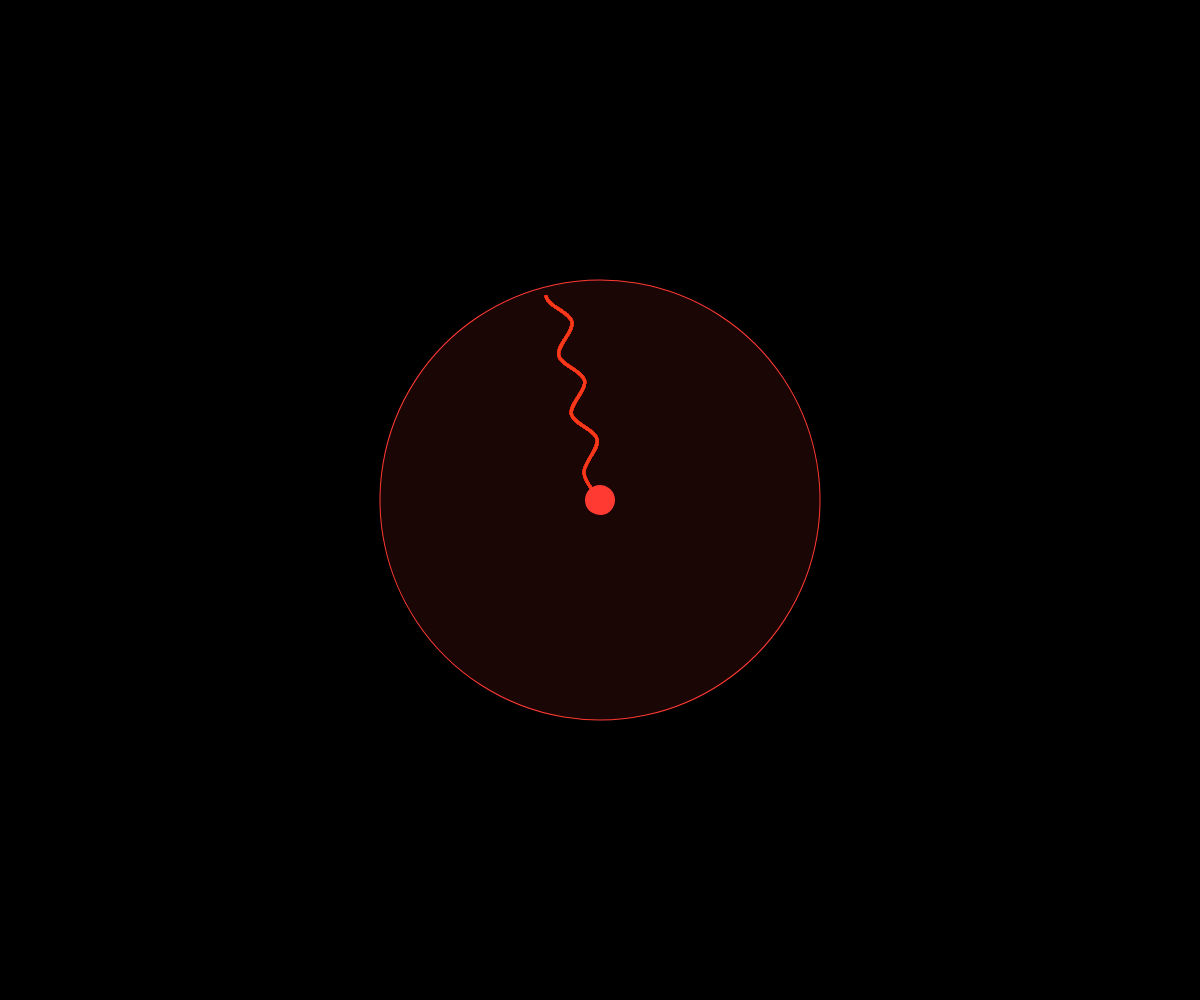
Frame 1 (no input)
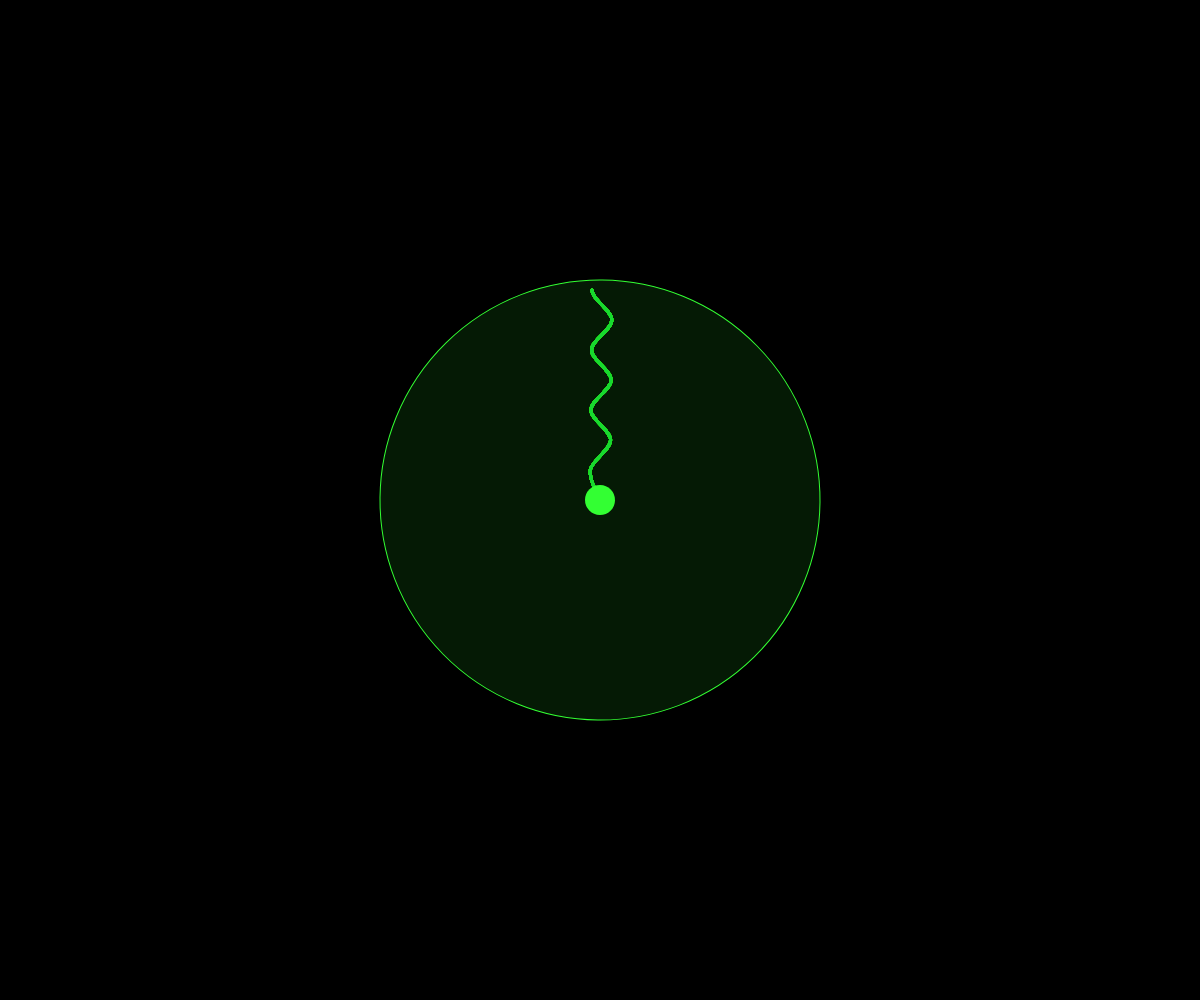
Frame 60 (no input)
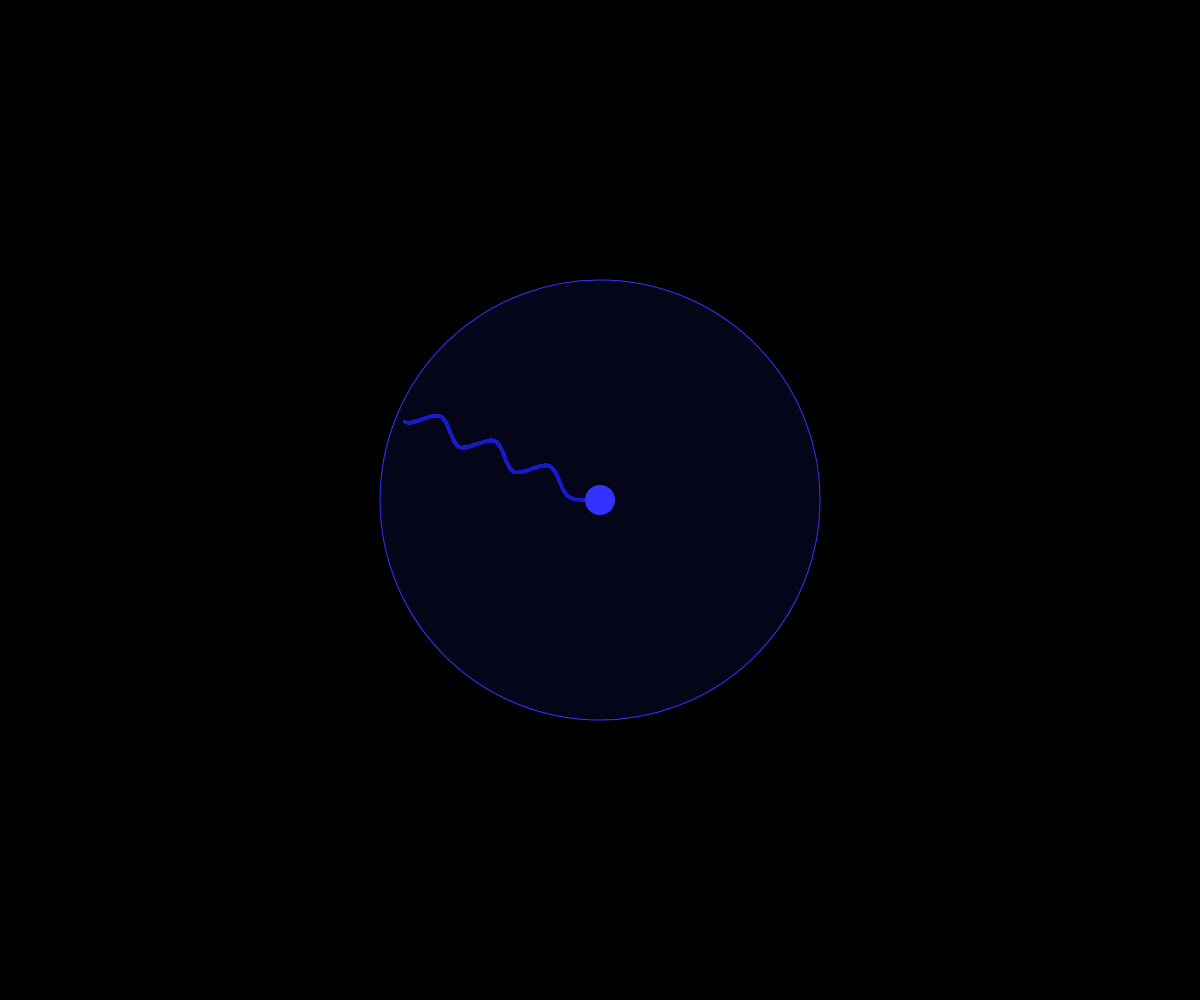
Frame 120 (the mouse pressed at the canvas centre since frame 60)

The p5.js sketch that drew these frames (run headless with seeded random() and noise() and a simulated clock; from frame 60 on, the mouse is pressed at the canvas centre):

// p5.js sketch
// ── sketch.js
var colorLinea = 0;

function setup() {
  createCanvas(windowWidth, windowHeight);
}

function draw() {
  background(0);
  colorMode(HSB, 360, 100, 100, 100);

push();
  // Desde el centro, crea una onda con un ángulo aleatorio
  translate(width/2,height/2);
  rotate(radians(random(361)));

  for(var j=0; j<40; j++) {
    onda(0,0);
  }

  fill(colorLinea, 80,100);
  noStroke();
  circle(0,0,30,30);

  noFill();
  stroke(colorLinea,80,100);
  circle(0,0,440,450);

  fill(colorLinea,80,100,10);
  noStroke();
  circle(0,0,440,450);
pop();


}

function onda(OX,OY) {

  // ¿De donde sale la onda?
  var origenX = OX;
  var origenY = OY;

  // Parámetros de la onda
  var frecuencia = 30;
  var amplitud = 10;
  var ciclos = 3; //random(1,5);

  // Parámetros de la linea
  push();
  noFill();
  strokeWeight(3);


  // El tono varía con el tiempo, la saturación y luminosidad son aleatorios dentro de un rango.
  colorLinea = colorLinea + 0.05;
  if(colorLinea>360) {colorLinea = 0;}
  stroke(random(colorLinea+10, colorLinea-10),random(90, 95), random(70, 97));

  // Creación modular de la onda
  beginShape();
    // Primer vertice centrado
  curveVertex(origenX, origenY);
  curveVertex(origenX, origenY);

    // Siguientes vertices
    for(var i = 1; i<(2*ciclos)+2; i = i+2) {
      curveVertex(origenX+frecuencia*i, origenY-amplitud);
      //vertex(origenX+frecuencia*i, origenY);
      curveVertex(origenX+frecuencia*(i+1), origenY+amplitud);
    }
  endShape();
  pop();
}
